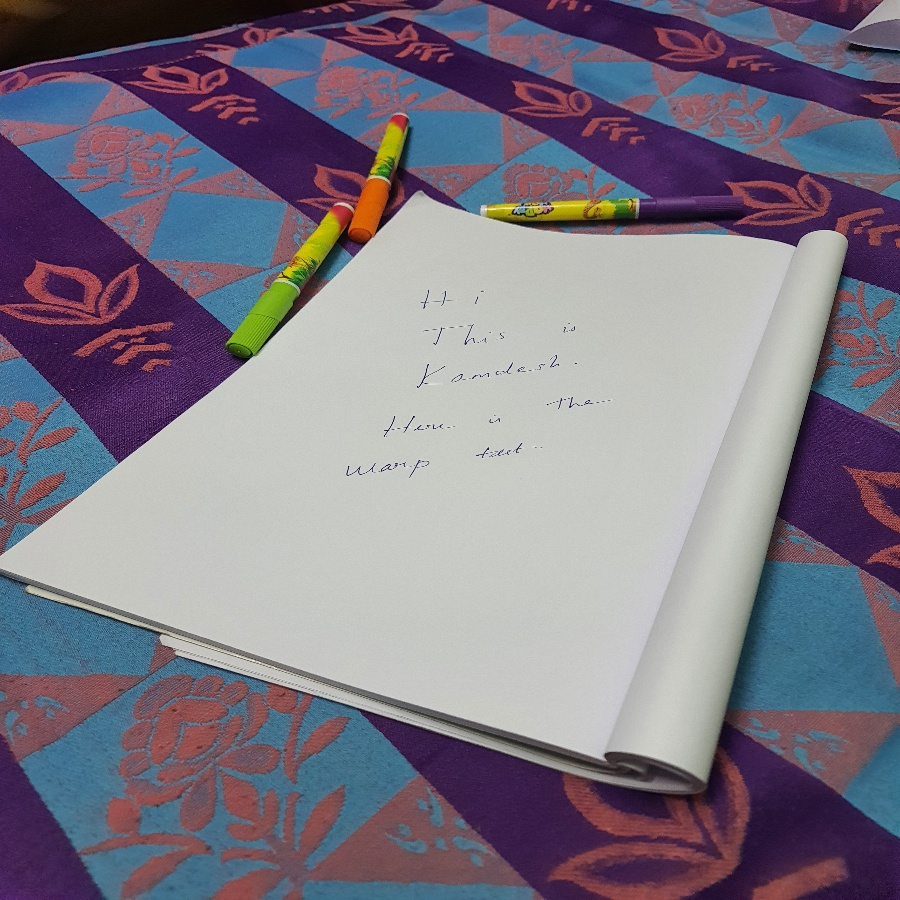
#> input picture Original.jpg, 900 x 900 px, found by its file name
$ python Warp_perspective.py
#> lines starting #> are read from the running program, lines starting #| are printed output that depends on the picture
import cv2
import numpy as np


img = cv2.imread("C:/Users/Kamalesh/Python program_ test/Virtual paint assignment/Warp Prespective/Original.jpg")
#> img is the input picture: shape (900, 900, 3); mean B, G, R 131.6, 118.3, 124.9

# Size of A4 sheet in Pixels
width = 595
height = 842

p1 = np.float32([[419,195],[792,250],[3,563],[601,757]])
p2 = np.float32([[0,0],[width,0],[0,height],[width,height]])

matrix = cv2.getPerspectiveTransform(p1,p2)
output = cv2.warpPerspective(img,matrix,(width,height))
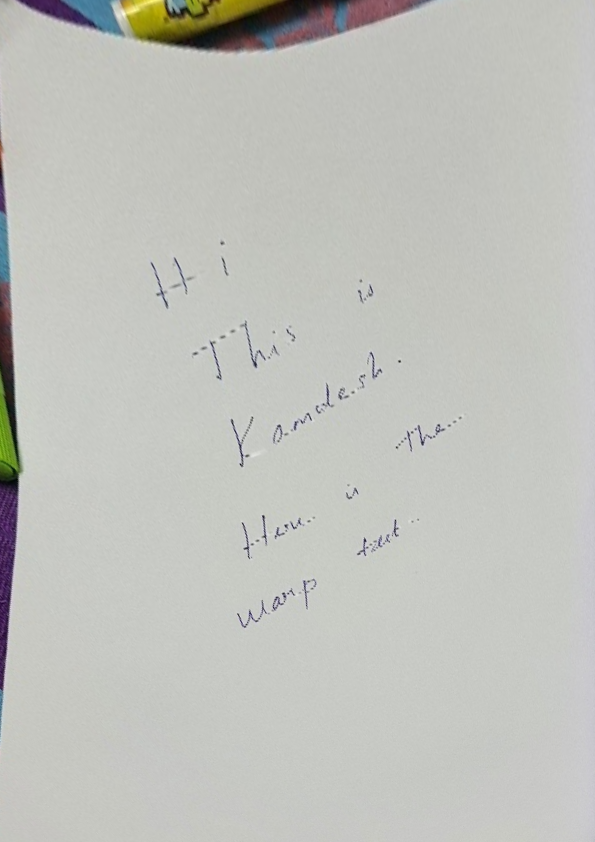
#> output: shape (842, 595, 3); mean B, G, R 188.4, 193.6, 192.5

cv2.imshow("Original",img)
cv2.imshow("Perspective",output)
cv2.waitKey(0)

$ run again, with Point1.png saved as Original.jpg
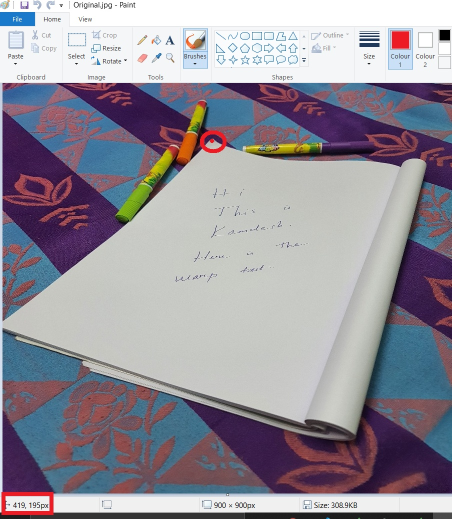
#> input picture Point1.png, 903 x 1037 px, found by its file name (shown at 1/2 size)
#> img is the input picture: shape (1037, 903, 3); mean B, G, R 155.3, 145, 149.7
#> `output = cv2.warpPerspective(img,matrix,(width,height))`:
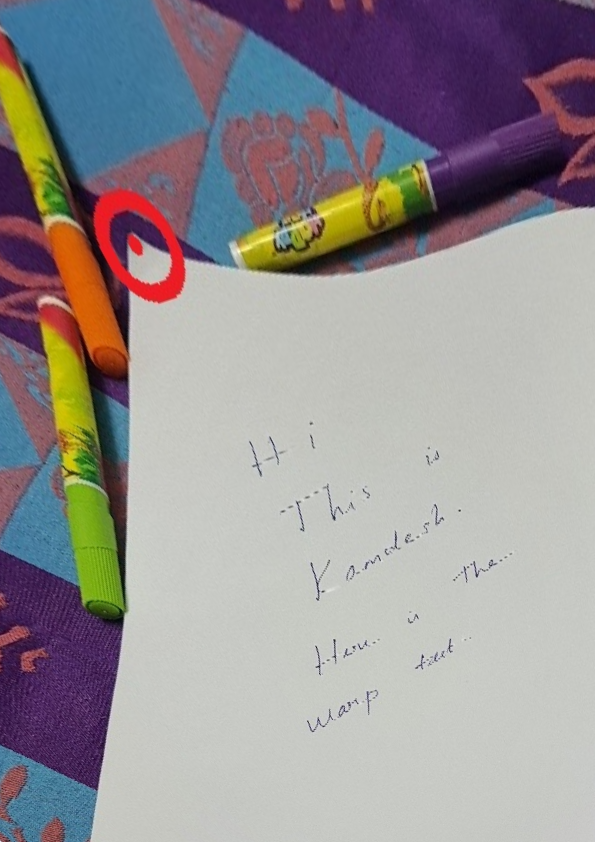
#> output: shape (842, 595, 3); mean B, G, R 148.2, 146.2, 151.1

$ run again, with Point3.png saved as Original.jpg
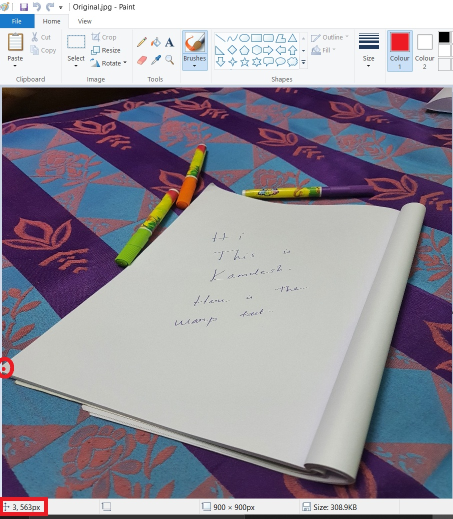
#> input picture Point3.png, 905 x 1037 px, found by its file name (shown at 1/2 size)
#> img is the input picture: shape (1037, 905, 3); mean B, G, R 155.6, 145.1, 149.3
#> `output = cv2.warpPerspective(img,matrix,(width,height))`:
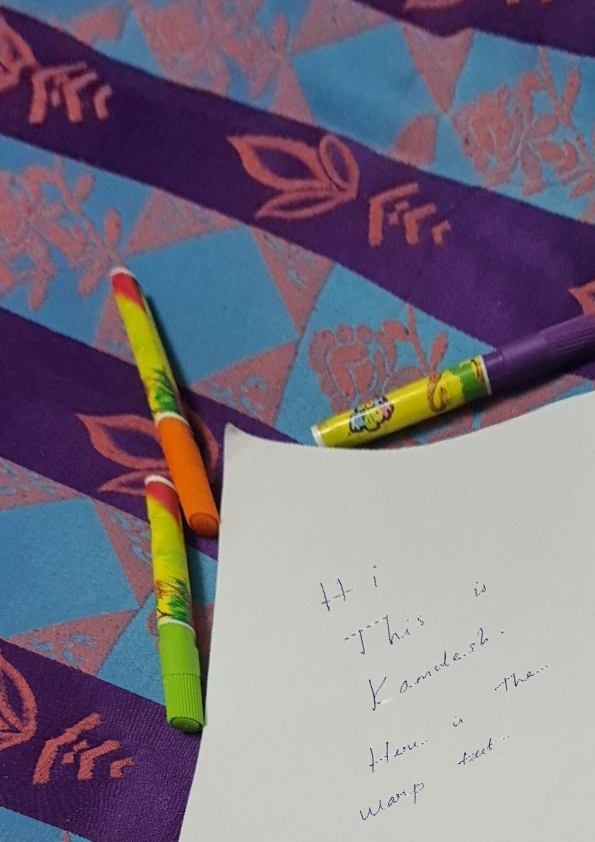
#> output: shape (842, 595, 3); mean B, G, R 129.3, 115.1, 123.4
